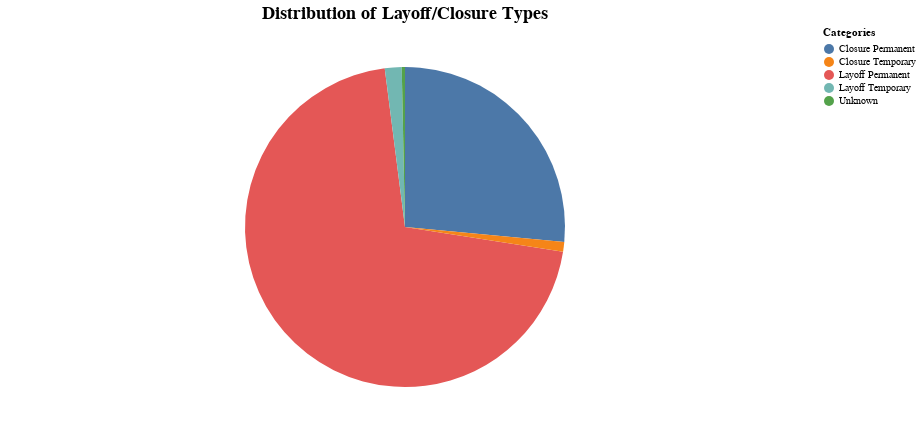

Source (notebook cell):
### Code cell
pie_chart = create_pie_chart(df, column_name='LayoffClosureType', title='Distribution of Layoff/Closure Types')
pie_chart

### Figure 1 — Vega-Lite specification as saved in the notebook (floating-point values rounded to 4 significant figures)
{"config": {"view": {"continuousWidth": 400, "continuousHeight": 300}}, "data": {"name": "data-cf2b72aac16a6e90b9772ec349f2d226"}, "mark": {"type": "arc", "outerRadius": 160}, "encoding": {"color": {"field": "Category", "legend": {"title": "Categories"}, "type": "nominal"}, "theta": {"field": "Percentage", "stack": true, "type": "quantitative"}, "tooltip": [{"field": "Category", "type": "nominal"}, {"field": "Percentage", "format": ".2f", "type": "quantitative"}]}, "height": 400, "title": {"text": "Distribution of Layoff/Closure Types", "fontSize": 18}, "width": 800, "$schema": "https://vega.github.io/schema/vega-lite/v4.17.0.json", "datasets": {"data-cf2b72aac16a6e90b9772ec349f2d226": [{"Category": "Layoff Permanent", "Counts": 1080, "Percentage": 70.5}, {"Category": "Closure Permanent", "Counts": 406, "Percentage": 26.5}, {"Category": "Layoff Temporary", "Counts": 26, "Percentage": 1.697}, {"Category": "Closure Temporary", "Counts": 15, "Percentage": 0.9791}, {"Category": "Unknown", "Counts": 5, "Percentage": 0.3264}]}}
